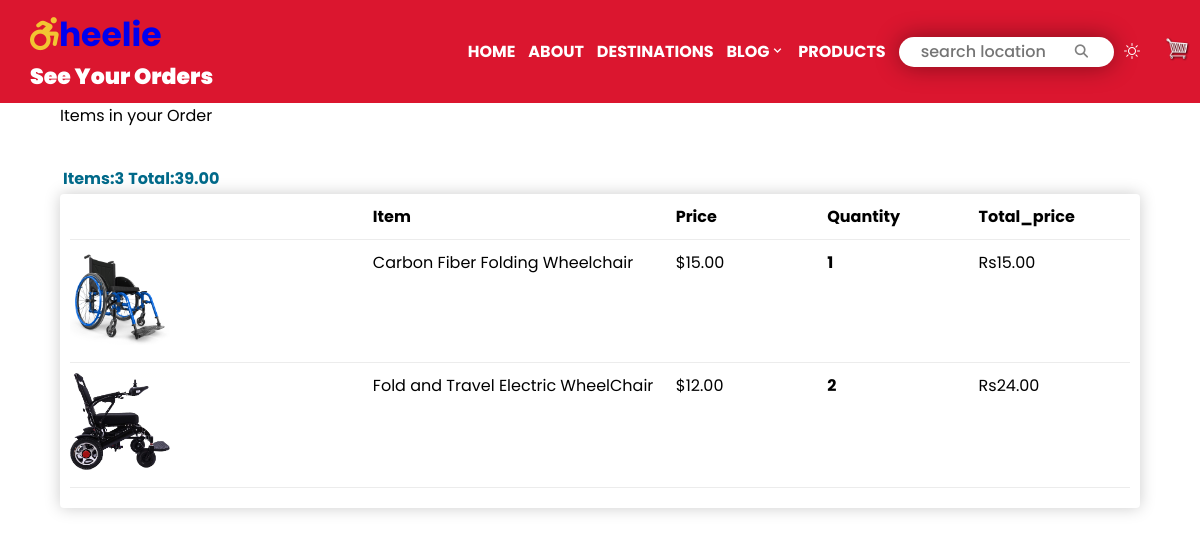
/37/showOrderitems, run on the app's committed database.
### stroll1/models.py (models this page shows, shortened)
class Order(models.Model):
    date_ordered = models.DateTimeField(auto_now_add=True, null=True)
    customer = models.ForeignKey(Customer, on_delete= models.SET_NULL, blank=True, null=True)
    complete = models.BooleanField(default=False, null=True, blank=True )
    transaction_id = models.CharField(max_length = 200, null=True)
    payment_method = models.CharField(max_length=20, choices = METHOD, default="Cash on delivery")
    payment_completed = models.BooleanField(default=False, null=True, blank=True)
    @property
    def get_cart_total(self):
        orderitems = self.orderitem_set.all()
        total = sum(orderitem.get_total for orderitem in orderitems)
        return total
    @property
    def get_cart_items_number(self):
        orderitems = self.orderitem_set.all()
        total = sum(orderitem.quantity for orderitem in orderitems)
        return total

class OrderItem(models.Model):
        product = models.ForeignKey(product, on_delete=models.CASCADE, null=True, blank=True)
        order = models.ForeignKey(Order, on_delete=models.CASCADE, null=True, blank=True)
        quantity = models.IntegerField(default=0, null=True, blank=True)
        date_added = models.DateTimeField(auto_now_add=True)
        @property
        def get_total(self):
            total = self.quantity * self.product.price
            return total

class product(models.Model):
        name = models.CharField(max_length = 200, null=True, blank=True)
        price = models.FloatField(max_length = 200, null=True, blank=True)
        image = models.ImageField(null=True, blank=True)
        featured = models.BooleanField(default=False, null=True, blank=True )
        @property
        def imageURL(self):
            try:
                url= self.image.url
            except:
                url = ''
            return url

### stroll1/views.py (the view)
# urls.py: path("<order_id>/showOrderitems", views.showOrderitems, name="showOrderitems"),
def showOrderitems(request, order_id):
     order = Order.objects.get(id=order_id)
     orderitems = order.orderitem_set.all()
     context = {'orderitems': orderitems, 'order':order}
     return render(request, 'orderitems.html', context)

### Templates/orderitems.html (shortened to what this page needs)
{% extends 'base.html' %}
{% load static %}
{% block content %}
Items in your Order
<div class="row">
    <div class="col-lg-12">
        <br>
        <table class="table">
            <tr>
                <th><h4>Items:<strong>{{order.get_cart_items_number}}</strong></h4></th>
                <th><h4>Total:<strong>{{order.get_cart_total|floatformat:2}}</strong></h4></th>
            </tr>
        </table>
        <div class="box-element">
                <div class="cart-row">
                    <div style="flex: 2"></div>
                    <div style="flex: 2"><strong>Item</strong></div>
                    <div style="flex: 1"><strong>Price</strong></div>
                    <div style="flex: 1"><strong>Quantity</strong></div>
                    <div style="flex: 1"><strong>Total_price</strong></div>
                </div>
                {% for orderitem in orderitems %}
                <div class="cart-row">
					<div style="flex:2"><img class="row-image" src="{{orderitem.product.imageURL}}"></div>
					<div style="flex:2"><p>{{orderitem.product.name}}</p></div>
					<div style="flex:1"><p>${{orderitem.product.price|floatformat:2}}</p></div>
					<div style="flex:1">
						<p class="quantity">{{orderitem.quantity}}</p>
					</div>
					<div style="flex:1"><p>Rs{{orderitem.get_total|floatformat:2}}</p></div>
				</div>
                {% endfor %}
        </div>
        <br>
    </div>
</div>
{% endblock %}

### static/css/style.css (style rules this page uses)
* { margin: 0; box-sizing: border-box; font-family: 'Poppins', sans-serif; scroll-behavior: smooth; }
h4 { color: #006989; font-weight: bold; }
.box-element { box-shadow:hsl(0, 0%, 80%) 0 0 16px; background-color: #fff; border-radius: 4px; padding: 10px; }
.col-lg-4, .col-lg-6, .col-lg-8, .col-lg-12 { margin-top: 10px; }
.row-image { width: 100px; }
.cart-row { display: flex; align-items: flex-stretch; padding-bottom: 10px; margin-bottom: 10px; border-bottom: 1px solid #ececec; }
.quantity { display: inline-block; font-weight: 700; padding-right:10px; }

### data on the page
Order: get_cart_items_number "3", get_cart_total "39.00"
OrderItem: product.imageURL (picture), product.name "Carbon Fiber Folding Wheelchair", product.price "15.00", quantity "1", get_total "15.00"
OrderItem: product.imageURL (picture), product.name "Fold and Travel Electric WheelChair", product.price "12.00", quantity "2", get_total "24.00"
